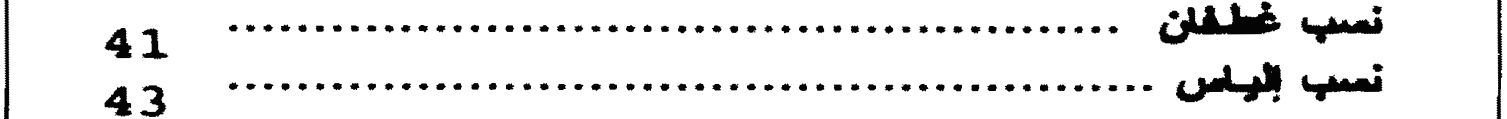
#> input picture tests/fixtures/escalation_audit/degraded_text_p111.png, 3013 x 238 px (shown at 1/2 size); its folder holds only this picture in this run
$ python -i preprocessing.py   (imports and definitions only)
#> lines starting #> are read from the running program, lines starting #| are printed output that depends on the picture; after the words box and inside, x2 and y2 are one past the last pixel; in counts of white or black regions, pixels touching at a corner belong together
#> further down, picture is the input picture: shape (238, 3013, 3); mean B, G, R 236.4, 236.4, 236.4
"""
preprocessing.py

Local image-enhancement pipeline applied to each rendered page BEFORE
layout detection / segmentation / OCR ever see it. Every step here is
100% local (OpenCV only) - no external API calls, no ML models.

STEP ORDER IS FIXED, not configurable via settings.yaml (only
enabled/disabled per step, plus a couple of numeric knobs):

    deskew (rotate whole page) -> CLAHE (local contrast) -> light denoise

Deskew has to run FIRST. Every downstream detector - page_layout_detector.py's
horizontal-projection footnote search, segment_text_rows.py's line/gutter
detection - assumes text lines are horizontal. Running CLAHE/denoise on a
still-crooked page just enhances the crookedness; it doesn't fix it.

Config, under config['preprocessing'] in settings.yaml:
    deskew:
        enabled: bool
        max_angle: float        # degrees; correction is clamped to this
    clahe:
        enabled: bool
        clip_limit: float
        tile_grid_size: [int, int]
    denoising:
        enabled: bool
        method: "median"        # only median is implemented locally
        kernel_size: int        # forced odd if given even

NOTE ON `thresholding` / `sharpening` KEYS ALREADY IN settings.yaml:
Both existed in settings.yaml from an older, never-implemented
preprocessor.py design and are intentionally NOT read here.
page_layout_detector.py and segment_text_rows.py each already run their
own Otsu threshold internally at every detection stage and depend on
doing it themselves - a separate global threshold step here would just
be thrown away and redone anyway. Sharpening on top of already-thin
diacritics (tashkeel) risks deleting them outright, so it's left out
until it's been validated on a real page sample rather than applied
unconditionally to the whole manuscript.
"""

import logging
from typing import Any, Dict, Tuple

import cv2
import numpy as np

logger = logging.getLogger(__name__)

# Module-level defaults for adaptive binarization, overridable by
# set_binarize_params() below. This is the "adjustment arm" per
# AGENTS.md §4.2: any change to block_size/c must be justified by
# CER/WER measurement. main.py's page-confidence reprocess loop uses
# set_binarize_params() to retry a low-confidence page with a finer,
# more contrast-sensitive threshold before giving up on it.
_BINARIZE_BLOCK_SIZE = 51
_BINARIZE_C = 10


# [20 lines left out: functions set_binarize_params, reset_binarize_params, not called in this run]


def _projection_score(binary: np.ndarray, angle: float, center: Tuple[float, float]) -> float:
    """
    Rotate the binarized page by `angle` degrees and score how "sharp"
    its horizontal ink projection is (variance of per-row ink counts).
    Well-aligned (non-skewed) text produces tightly banded rows -> high
    variance. A skewed page smears ink across more rows -> flatter
    projection -> lower variance. Pure classical CV, deterministic.
    """
    height, width = binary.shape
    matrix = cv2.getRotationMatrix2D(center, angle, 1.0)
    rotated = cv2.warpAffine(
        binary, matrix, (width, height),
        flags=cv2.INTER_NEAREST, borderValue=0,
    )
    projection = rotated.sum(axis=1).astype(np.float64)
    return float(np.var(projection))


def _estimate_skew_angle(gray: np.ndarray, max_angle: float) -> float:
    """
    Coarse-to-fine projection-profile skew search: 1-degree steps across
    +/- max_angle first, then a 0.1-degree refinement around the best
    coarse angle. Returns the estimated correction angle in degrees
    (0.0 if the page has no usable ink, e.g. a blank page).
    """
#> called with max_angle = 5
    binary = adaptive_binarize_gray(gray)
#> in adaptive_binarize_gray, `binary = cv2.adaptiveThreshold( gray, 255, cv2.ADAPTIVE_THRESH_GAUSSIA..`:
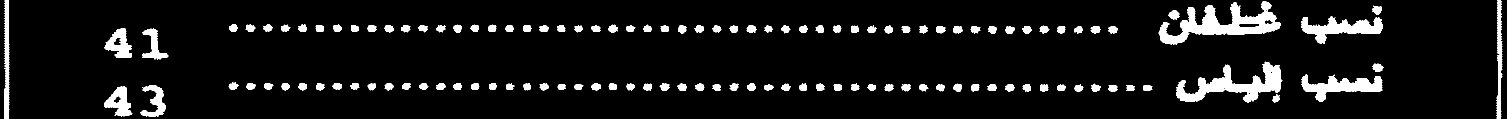
#> binary: shape (238, 3013) (shown at 1/2 size); 7.5% white; 120 white regions, largest, box (x1, y1, x2, y2) and area: (2317, 3, 2561, 90) 8196, (2352, 123, 2565, 205) 6641, (2602, 32, 2766, 88) 3946

    if binary.sum() == 0:
        return 0.0

    # Downscale for the projection search: a projection profile's
    # variance peaks at the same angle regardless of scale, so the 4x
    # reduction costs nothing in angular accuracy and cuts the
    # affine-transform inner loop ~16x (the search runs ~30 rotations of
    # a full-page image otherwise - the dominant cost in deskew at 200
    # DPI, where a page is ~2338x3307 px).
    scale = 4
    h_small = max(1, binary.shape[0] // scale)
#> h_small = 59
    w_small = max(1, binary.shape[1] // scale)
#> w_small = 753
    binary = cv2.resize(
        binary, (w_small, h_small), interpolation=cv2.INTER_NEAREST
    )
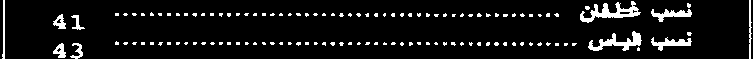
#> binary: shape (59, 753); 7.6% white; 120 white regions (110 under 20 px), largest, box (x1, y1, x2, y2) and area: (580, 1, 641, 23) 509, (588, 31, 642, 51) 413, (651, 37, 692, 51) 245
    center = (w_small / 2.0, h_small / 2.0)
#> center = (376.5, 29.5)

    best_angle = 0.0
    best_score = -1.0

    for angle in np.arange(-max_angle, max_angle + 0.5, 1.0):
        score = _projection_score(binary, float(angle), center)
        if score > best_score:
            best_score = score
            best_angle = float(angle)
#> this loop made 11 passes
#> (score, best_score) on passes 1, 2, 4, 5, 6: (33196784.9, 33196784.9), (46984625.4, 46984625.4), (50733472.6, 50733472.6), (184708920.4, 184708920.4), (438124029.1, 438124029.1)
#> score on passes 3, 7, 8, 9, 10, 11: 24902277.4, 101536098.5, 32730868.9, 20768958.8, 19880277.6, 14952126.1
#> pass 1, in _projection_score, `rotated = cv2.warpAffine( binary, matrix, (width, height), flags=cv2.I..`:
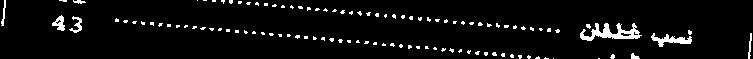
#> rotated: shape (59, 753); 5.1% white; 108 white regions (100 under 20 px), largest, box (x1, y1, x2, y2) and area: (580, 23, 642, 41) 508, (651, 33, 692, 47) 242, (52, 15, 65, 31) 111
#> after the loop, best_angle = 0; best_score = 438124029.1

    for angle in np.arange(best_angle - 1.0, best_angle + 1.0 + 0.1, 0.1):
        if abs(angle) > max_angle:
            continue
        score = _projection_score(binary, float(angle), center)
        if score > best_score:
            best_score = score
            best_angle = float(angle)
#> this loop made 21 passes
#> (score, best_score) on pass 10: (450915927.9, 450915927.9)
#> score on passes 1 to 6: 184708920.4, 196019123.4, 214656024.4, 229422210, 252105492.9, 277232677.2
#> pass 1, in _projection_score (call 12), `rotated = cv2.warpAffine( binary, matrix, (width, height), flags=cv2.I..`:
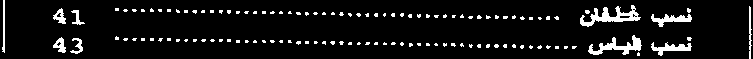
#> rotated: shape (59, 753); 7.5% white; 120 white regions (110 under 20 px), largest, box (x1, y1, x2, y2) and area: (580, 5, 641, 27) 509, (588, 35, 642, 55) 413, (651, 42, 692, 56) 245
#> pass 2, in _projection_score (call 13), `rotated = cv2.warpAffine( binary, matrix, (width, height), flags=cv2.I..`:
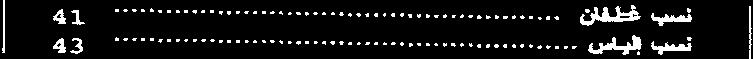
#> rotated: shape (59, 753); 7.5% white; 120 white regions (110 under 20 px), largest, box (x1, y1, x2, y2) and area: (580, 5, 641, 26) 509, (588, 35, 642, 55) 413, (651, 41, 692, 55) 245
#> pass 3, in _projection_score (call 14), `rotated = cv2.warpAffine( binary, matrix, (width, height), flags=cv2.I..`:
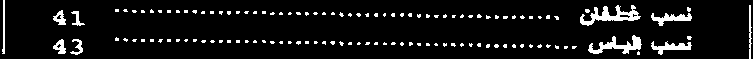
#> rotated: shape (59, 753); 7.5% white; 120 white regions (110 under 20 px), largest, box (x1, y1, x2, y2) and area: (580, 5, 641, 26) 509, (588, 35, 642, 54) 413, (651, 41, 692, 55) 245
#> after the loop, best_angle = -0.1; best_score = 450915927.9

    return best_angle


def deskew_page(image_bgr: np.ndarray, max_angle: float = 5.0) -> np.ndarray:
    """
    Estimate skew via projection-profile search and rotate the ORIGINAL
    color image (not just the binary mask) by the estimated angle.

    Rotation border pixels are filled white (255,255,255), not black -
    a black border would otherwise get picked up as a text-like
    connected component by page_layout_detector.py's border-removal
    logic downstream, corrupting content_bbox.
    """
    gray = cv2.cvtColor(image_bgr, cv2.COLOR_BGR2GRAY)
    angle = _estimate_skew_angle(gray, max_angle)
#> angle = -0.1

    if abs(angle) < 0.05:
        # Not worth rotating for a fraction of a degree - avoids
        # introducing interpolation blur on an already-straight page.
        return image_bgr

    height, width = image_bgr.shape[:2]
#> height = 238; width = 3013
    center = (width / 2.0, height / 2.0)
#> center = (1506.5, 119)
    matrix = cv2.getRotationMatrix2D(center, angle, 1.0)
#> matrix = [[1, -0.00175, 0.21], [0.00175, 1, -2.63]]

    rotated = cv2.warpAffine(
        image_bgr, matrix, (width, height),
        flags=cv2.INTER_CUBIC,
        borderMode=cv2.BORDER_CONSTANT,
        borderValue=(255, 255, 255),
    )
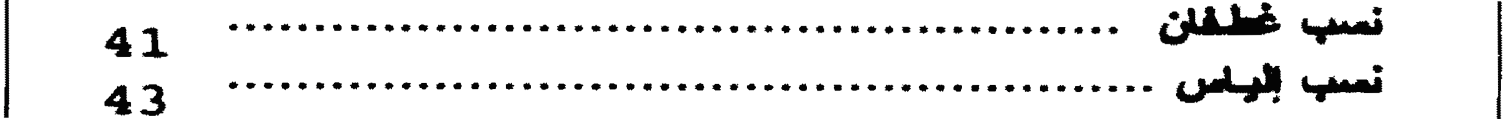
#> rotated: shape (238, 3013, 3) (shown at 1/2 size); mean B, G, R 236.4, 236.4, 236.4

    logger.debug(f"Deskew: corrected {angle:.2f} degree(s)")
    return rotated


# [58 lines left out: functions apply_clahe, denoise_light, adaptive_binarize, not called in this run]


def adaptive_binarize_gray(gray: np.ndarray, block_size: int = None,
                           c: int = None) -> np.ndarray:
    """
    Same as adaptive_binarize() but takes a grayscale image directly.
    For internal use where grayscale is already available.
    """
    if block_size is None:
        block_size = _BINARIZE_BLOCK_SIZE
    if c is None:
        c = _BINARIZE_C

    # Ensure block_size is odd
    if block_size % 2 == 0:
        block_size += 1

    binary = cv2.adaptiveThreshold(
        gray, 255,
        cv2.ADAPTIVE_THRESH_GAUSSIAN_C,
        cv2.THRESH_BINARY_INV,
        block_size, c
    )
    return binary


# [46 lines left out: function preprocess_page, not called in this run]

>>> import cv2
>>> picture = cv2.imread('../../../tests/fixtures/escalation_audit/degraded_text_p111.png')
>>> result = deskew_page(picture)
